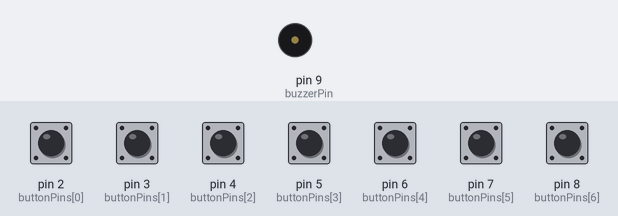
A sketch run on a simulated Arduino Uno, built with avr-gcc and run on an emulated ATmega328P. Shown: buzzer (waves = sounding). The inputs (shaded band) are chosen by the test bench; at power-on: pin 2 (buttonPins[0]), pin 3 (buttonPins[1]), pin 4 (buttonPins[2]), pin 5 (buttonPins[3]), pin 6 (buttonPins[4]), pin 7 (buttonPins[5]), pin 8 (buttonPins[6]) HIGH.

Above: at 1.2 s.
1.3 s: pin 2 (buttonPins[0]) pulled LOW for 1 s
At 1.5 s:
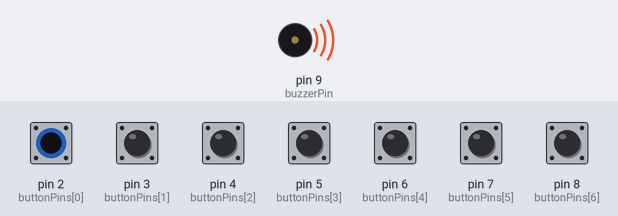
Timing chart, 0 to 4.3 s (numbered marks = the images above; inputs shaded):
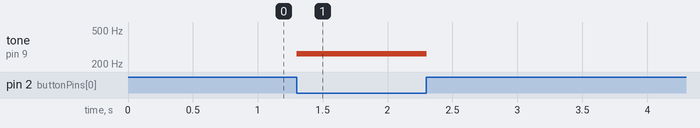

The sketch:

piano_Version2.ino
```cpp
/*
  Simple Electronic Piano for Arduino
  Inspired by https://www.instructables.com/Simple-Electronic-Piano/
*/

const int numKeys = 7;
const int buttonPins[numKeys] = {2, 3, 4, 5, 6, 7, 8}; // change as needed
const int buzzerPin = 9;

// C-major scale frequencies (C D E F G A B)
const int notes[numKeys] = {262, 294, 330, 349, 392, 440, 494};

void setup() {
  for (int i = 0; i < numKeys; i++) {
    pinMode(buttonPins[i], INPUT_PULLUP);
  }
  pinMode(buzzerPin, OUTPUT);
}

void loop() {
  for (int i = 0; i < numKeys; i++) {
    if (digitalRead(buttonPins[i]) == LOW) { // button pressed
      tone(buzzerPin, notes[i]);
      delay(200); // debounce and play note
      noTone(buzzerPin);
    }
  }
}
```

Measured:
- after the input at 1.3 s, tone on pin 9 (buzzerPin): silent → 262 Hz at once, → silent 1.0 s later
